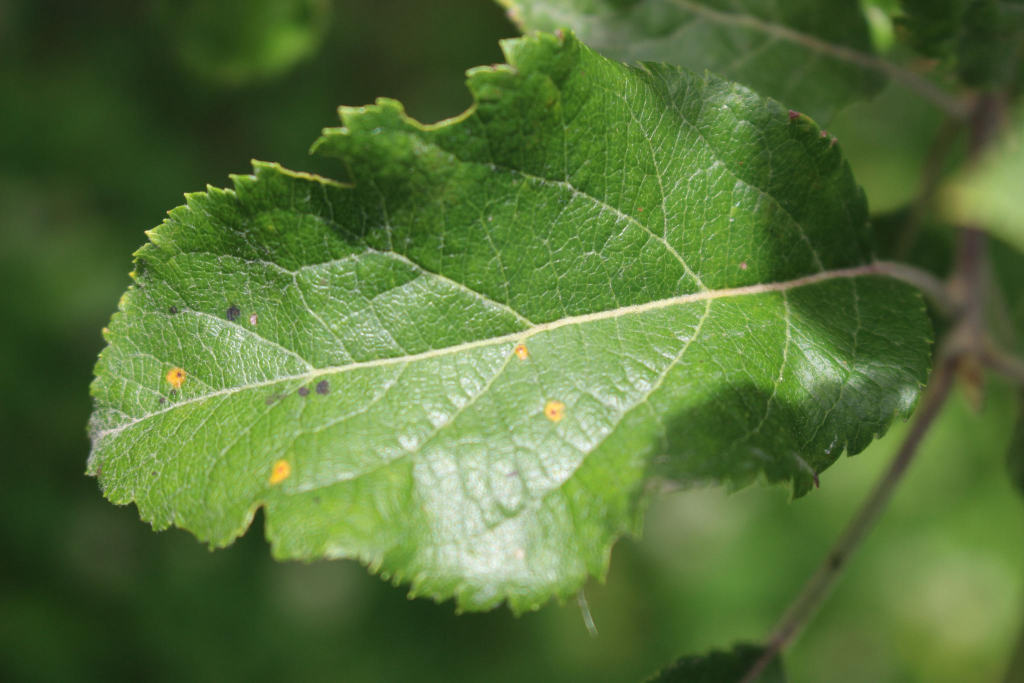
#> input picture data/raw/images/Test_1014.jpg, 2048 x 1365 px, given in place of ., which was not available (shown at 1/2 size)
$ python -i features.py   (imports and definitions only)
#> lines starting #> are read from the running program, lines starting #| are printed output that depends on the picture; pictures that were not available may be replaced by others from this repository, and a replacement may not be noted
#> in extract_features, img is the input picture: shape (1365, 2048, 3); mean B, G, R 57, 113.2, 85.8
from pathlib import Path
import cv2
import numpy as np
from skimage.feature import local_binary_pattern
from skimage.color import rgb2gray
from tqdm import tqdm
from config import IMG_SIZE

# ── individual feature helpers ──────────────────────────────────────────
def _resize(img):                       # keep private; called inside extract_features
    return cv2.resize(img, (IMG_SIZE, IMG_SIZE))
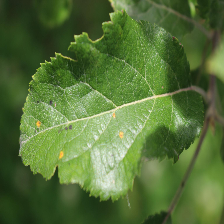
#> returned value: shape (224, 224, 3); mean of channels 0, 1, 2 56.9, 113.1, 85.7; drawn as B, G, R

def colour_hist(img, bins=(8, 8, 8)):
    """3-D RGB histogram → 512-D."""
    hist = cv2.calcHist([img], [0, 1, 2], None, bins,
                        [0, 256, 0, 256, 0, 256])
    cv2.normalize(hist, hist)
    return hist.flatten()

def texture_lbp(img, P=8, R=1.0):
    """Uniform Local Binary Pattern histogram – 10 bins."""
#> called with P = 8, R = 1
    gray = rgb2gray(img)
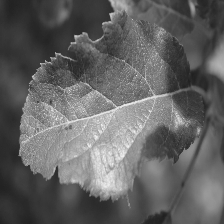
#> gray: shape (224, 224) float64; min 0.123, max 0.946, mean 0.389
    lbp = local_binary_pattern(gray, P, R, method="uniform")
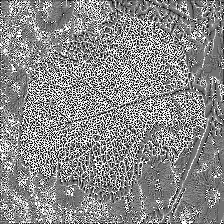
#> lbp: shape (224, 224) float64; min 0, max 9, mean 4.85; drawn with min black and max white
    hist, _ = np.histogram(lbp.ravel(),
                           bins=np.arange(0, P + 3),
                           range=(0, P + 2))
#> hist = [3354, 3399, 2847, 5516, 9406, 6976, 3460, 4001, 4511, 6706]
    hist = hist.astype("float")
    hist /= (hist.sum() + 1e-6)
#> hist = [0.0668, 0.0677, 0.0567, 0.11, 0.187, 0.139, 0.069, 0.0797, 0.0899, 0.134]
    return hist

def shape_hu(img):
    """Hu image moments – 7-D."""
    gray = cv2.cvtColor(img, cv2.COLOR_BGR2GRAY)
    return cv2.HuMoments(cv2.moments(gray)).flatten()

# ── composite extractor ────────────────────────────────────────────────
def extract_features(image_paths):
    """
    image_paths : iterable[str | Path]
    returns     : np.ndarray shape (n_samples, 529)
    """
    feats = []
    for p in tqdm(image_paths, desc="Extracting"):
        img = cv2.imread(str(p))
        img = _resize(img)
        vec = np.hstack([
            colour_hist(img),     # 512
            texture_lbp(img),     # 10
            shape_hu(img)         # 7
        ])
#> vec = 529 values, max 0.518 at index 17, min -3.78e-16 at index 527, mean 0.00878
#> pass 3 of the loop in extract_features, `for p in tqdm(image_paths, desc="Extracting"):`:
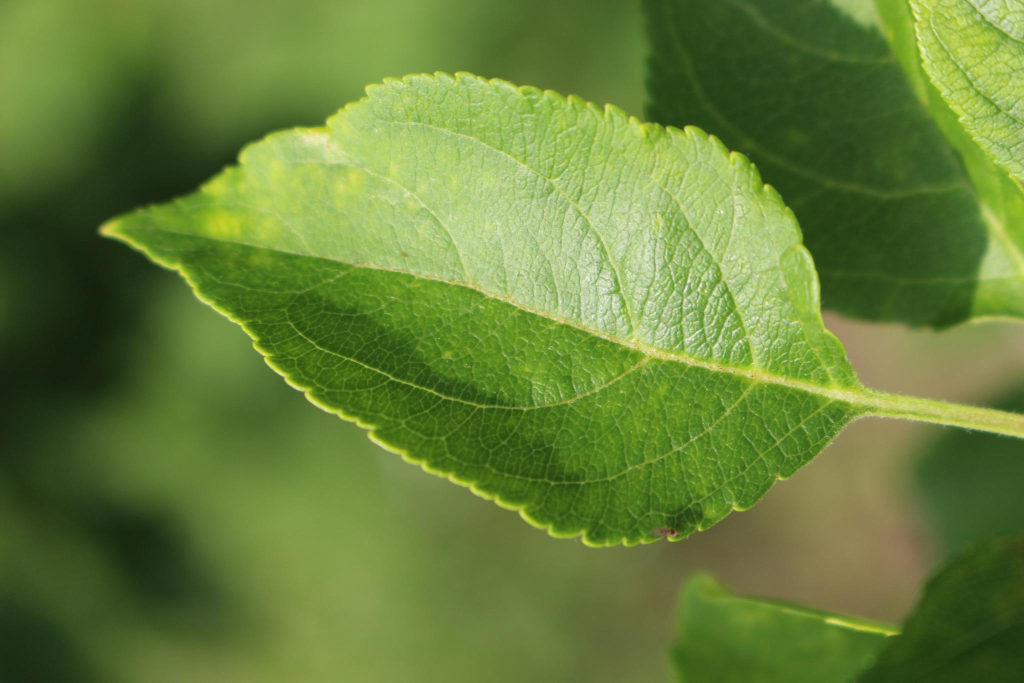
#> input picture data/raw/images/Test_1083.jpg, 2048 x 1365 px, given in place of , which was not available (shown at 1/2 size)
#> in extract_features, img is the input picture: shape (1365, 2048, 3); mean B, G, R 57, 127.5, 101.6
#> in texture_lbp (call 3), `gray = rgb2gray(img)`:
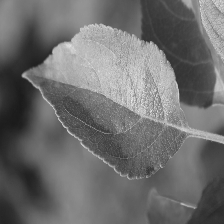
#> gray: shape (224, 224) float64; min 0.104, max 0.94, mean 0.434
#> in texture_lbp (call 3), `lbp = local_binary_pattern(gray, P, R, method="uniform")`:
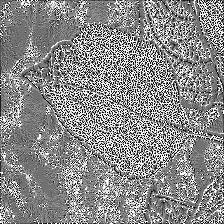
#> lbp: shape (224, 224) float64; min 0, max 9, mean 4.87; drawn with min black and max white
#> in texture_lbp (call 3), `hist, _ = np.histogram(lbp.ravel(), bins=np.arange(0, P + 3), range=(0..`: hist = [3210, 3148, 2329, 5244, 10146, 8068, 3387, 3764, 4467, 6413]
#> in texture_lbp (call 3), `hist /= (hist.sum() + 1e-6)`: hist = [0.064, 0.0627, 0.0464, 0.105, 0.202, 0.161, 0.0675, 0.075, 0.089, 0.128]
#> vec = 529 values, max 0.496 at index 17, min -6.39e-17 at index 527, mean 0.00958
#> the loop made 5 passes; the first 3 are shown
        feats.append(vec)
    return np.vstack(feats)

#> (the run stopped early here; a loop or call above may not have finished)
